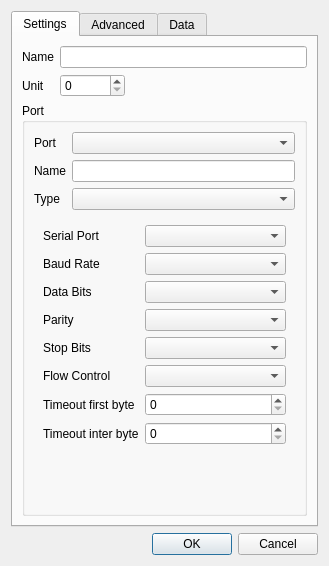
<?xml version="1.0" encoding="UTF-8"?>
<ui version="4.0">
 <class>mbClientDialogDevice</class>
 <widget class="QDialog" name="mbClientDialogDevice">
  <property name="geometry">
   <rect>
    <x>0</x>
    <y>0</y>
    <width>329</width>
    <height>566</height>
   </rect>
  </property>
  <property name="windowTitle">
   <string>Device</string>
  </property>
  <layout class="QVBoxLayout" name="verticalLayout">
   <item>
    <widget class="QTabWidget" name="tabWidget">
     <property name="currentIndex">
      <number>0</number>
     </property>
     <widget class="QWidget" name="tabSettings">
      <attribute name="title">
       <string>Settings</string>
      </attribute>
      <layout class="QGridLayout" name="gridLayout">
       <item row="0" column="0">
        <widget class="QLabel" name="label">
         <property name="text">
          <string>Name</string>
         </property>
        </widget>
       </item>
       <item row="0" column="1">
        <widget class="QLineEdit" name="lnName"/>
       </item>
       <item row="1" column="0">
        <widget class="QLabel" name="label_2">
         <property name="text">
          <string>Unit</string>
         </property>
        </widget>
       </item>
       <item row="1" column="1">
        <layout class="QHBoxLayout" name="horizontalLayout">
         <item>
          <widget class="QSpinBox" name="spUnit">
           <property name="minimumSize">
            <size>
             <width>65</width>
             <height>0</height>
            </size>
           </property>
           <property name="maximum">
            <number>255</number>
           </property>
          </widget>
         </item>
         <item>
          <spacer name="horizontalSpacer">
           <property name="orientation">
            <enum>Qt::Horizontal</enum>
           </property>
           <property name="sizeHint" stdset="0">
            <size>
             <width>40</width>
             <height>20</height>
            </size>
           </property>
          </spacer>
         </item>
        </layout>
       </item>
       <item row="2" column="0" colspan="2">
        <widget class="QGroupBox" name="grPort">
         <property name="title">
          <string>Port</string>
         </property>
         <layout class="QFormLayout" name="formLayout_2">
          <item row="0" column="0">
           <widget class="QLabel" name="label_9">
            <property name="text">
             <string>Port</string>
            </property>
           </widget>
          </item>
          <item row="0" column="1">
           <widget class="QComboBox" name="cmbPort"/>
          </item>
          <item row="1" column="0">
           <widget class="QLabel" name="label_22">
            <property name="text">
             <string>Name</string>
            </property>
           </widget>
          </item>
          <item row="1" column="1">
           <widget class="QLineEdit" name="lnPortName"/>
          </item>
          <item row="2" column="0">
           <widget class="QLabel" name="label_3">
            <property name="text">
             <string>Type</string>
            </property>
           </widget>
          </item>
          <item row="2" column="1">
           <widget class="QComboBox" name="cmbPortType"/>
          </item>
          <item row="3" column="0" colspan="2">
           <widget class="QStackedWidget" name="stackedWidget">
            <property name="enabled">
             <bool>true</bool>
            </property>
            <property name="currentIndex">
             <number>0</number>
            </property>
            <widget class="QWidget" name="pgSerial">
             <layout class="QFormLayout" name="formLayout">
              <item row="0" column="0">
               <widget class="QLabel" name="label_4">
                <property name="text">
                 <string>Serial Port</string>
                </property>
               </widget>
              </item>
              <item row="0" column="1">
               <widget class="QComboBox" name="cmbSerialPortName"/>
              </item>
              <item row="1" column="0">
               <widget class="QLabel" name="label_5">
                <property name="text">
                 <string>Baud Rate</string>
                </property>
               </widget>
              </item>
              <item row="1" column="1">
               <widget class="QComboBox" name="cmbBaudRate"/>
              </item>
              <item row="2" column="0">
               <widget class="QLabel" name="label_6">
                <property name="text">
                 <string>Data Bits</string>
                </property>
               </widget>
              </item>
              <item row="2" column="1">
               <widget class="QComboBox" name="cmbDataBits"/>
              </item>
              <item row="3" column="0">
               <widget class="QLabel" name="label_7">
                <property name="text">
                 <string>Parity</string>
                </property>
               </widget>
              </item>
              <item row="3" column="1">
               <widget class="QComboBox" name="cmbParity"/>
              </item>
              <item row="4" column="0">
               <widget class="QLabel" name="label_8">
                <property name="text">
                 <string>Stop Bits</string>
                </property>
               </widget>
              </item>
              <item row="4" column="1">
               <widget class="QComboBox" name="cmbStopBits"/>
              </item>
              <item row="5" column="0">
               <widget class="QLabel" name="label_12">
                <property name="text">
                 <string>Flow Control</string>
                </property>
               </widget>
              </item>
              <item row="5" column="1">
               <widget class="QComboBox" name="cmbFlowControl"/>
              </item>
              <item row="6" column="0">
               <widget class="QLabel" name="label_24">
                <property name="text">
                 <string>Timeout first byte</string>
                </property>
               </widget>
              </item>
              <item row="6" column="1">
               <widget class="QSpinBox" name="spTimeoutFB"/>
              </item>
              <item row="7" column="0">
               <widget class="QLabel" name="label_23">
                <property name="text">
                 <string>Timeout inter byte</string>
                </property>
               </widget>
              </item>
              <item row="7" column="1">
               <widget class="QSpinBox" name="spTimeoutIB"/>
              </item>
              <item row="10" column="1">
               <spacer name="verticalSpacer_2">
                <property name="orientation">
                 <enum>Qt::Vertical</enum>
                </property>
                <property name="sizeHint" stdset="0">
                 <size>
                  <width>20</width>
                  <height>40</height>
                 </size>
                </property>
               </spacer>
              </item>
             </layout>
            </widget>
            <widget class="QWidget" name="pgTCP">
             <layout class="QFormLayout" name="formLayout_3">
              <item row="0" column="0">
               <widget class="QLabel" name="label_10">
                <property name="text">
                 <string>Host</string>
                </property>
               </widget>
              </item>
              <item row="0" column="1">
               <widget class="QLineEdit" name="lnHost"/>
              </item>
              <item row="1" column="0">
               <widget class="QLabel" name="label_11">
                <property name="text">
                 <string>Port</string>
                </property>
               </widget>
              </item>
              <item row="1" column="1">
               <widget class="QSpinBox" name="spPort">
                <property name="maximum">
                 <number>65535</number>
                </property>
               </widget>
              </item>
              <item row="2" column="0">
               <widget class="QLabel" name="label_27">
                <property name="text">
                 <string>Timeout</string>
                </property>
               </widget>
              </item>
              <item row="2" column="1">
               <widget class="QSpinBox" name="spTimeout">
                <property name="maximum">
                 <number>65535</number>
                </property>
               </widget>
              </item>
             </layout>
            </widget>
           </widget>
          </item>
         </layout>
        </widget>
       </item>
      </layout>
     </widget>
     <widget class="QWidget" name="tabAdvanced">
      <attribute name="title">
       <string>Advanced</string>
      </attribute>
      <layout class="QVBoxLayout" name="verticalLayout_3">
       <item>
        <widget class="QGroupBox" name="grMaxFrameLength">
         <property name="title">
          <string>Maximum Message Size</string>
         </property>
         <layout class="QFormLayout" name="formLayout_5">
          <item row="0" column="0">
           <widget class="QLabel" name="label_16">
            <property name="text">
             <string>Read Coils</string>
            </property>
           </widget>
          </item>
          <item row="0" column="1">
           <widget class="QSpinBox" name="spMaxReadCoils"/>
          </item>
          <item row="1" column="0">
           <widget class="QLabel" name="label_17">
            <property name="text">
             <string>Read Discrete Inputs</string>
            </property>
           </widget>
          </item>
          <item row="1" column="1">
           <widget class="QSpinBox" name="spMaxReadDiscreteInputs"/>
          </item>
          <item row="2" column="0">
           <widget class="QLabel" name="label_18">
            <property name="text">
             <string>Read Holding Registers</string>
            </property>
           </widget>
          </item>
          <item row="2" column="1">
           <widget class="QSpinBox" name="spMaxReadHoldingRegisters"/>
          </item>
          <item row="3" column="0">
           <widget class="QLabel" name="label_19">
            <property name="text">
             <string>Read Input Registers</string>
            </property>
           </widget>
          </item>
          <item row="3" column="1">
           <widget class="QSpinBox" name="spMaxReadInputRegisters"/>
          </item>
          <item row="4" column="0">
           <widget class="QLabel" name="label_25">
            <property name="text">
             <string>Write Multiple Coils</string>
            </property>
           </widget>
          </item>
          <item row="4" column="1">
           <widget class="QSpinBox" name="spMaxWriteMultipleCoils"/>
          </item>
          <item row="5" column="1">
           <widget class="QSpinBox" name="spMaxWriteMultipleRegisters"/>
          </item>
          <item row="5" column="0">
           <widget class="QLabel" name="label_26">
            <property name="text">
             <string>Write Multiple Registers</string>
            </property>
           </widget>
          </item>
         </layout>
        </widget>
       </item>
       <item>
        <widget class="QGroupBox" name="groupBox">
         <property name="title">
          <string>Write Functions</string>
         </property>
         <layout class="QFormLayout" name="formLayout_6">
          <item row="0" column="0">
           <widget class="QLabel" name="label_30">
            <property name="text">
             <string>Single Coil</string>
            </property>
           </widget>
          </item>
          <item row="0" column="1">
           <widget class="QComboBox" name="cmbFuncWriteSingleCoil"/>
          </item>
          <item row="1" column="0">
           <widget class="QLabel" name="label_29">
            <property name="text">
             <string>Single Register</string>
            </property>
           </widget>
          </item>
          <item row="1" column="1">
           <widget class="QComboBox" name="cmbFuncWriteSingleRegister"/>
          </item>
         </layout>
        </widget>
       </item>
       <item>
        <spacer name="verticalSpacer">
         <property name="orientation">
          <enum>Qt::Vertical</enum>
         </property>
         <property name="sizeHint" stdset="0">
          <size>
           <width>20</width>
           <height>40</height>
          </size>
         </property>
        </spacer>
       </item>
      </layout>
     </widget>
     <widget class="QWidget" name="tabData">
      <attribute name="title">
       <string>Data</string>
      </attribute>
      <layout class="QVBoxLayout" name="verticalLayout_2">
       <item>
        <layout class="QHBoxLayout" name="horizontalLayout_4">
         <item>
          <widget class="QLabel" name="label_28">
           <property name="text">
            <string>Swap bytes</string>
           </property>
          </widget>
         </item>
         <item>
          <widget class="QComboBox" name="cmbSwapBytes"/>
         </item>
        </layout>
       </item>
       <item>
        <layout class="QHBoxLayout" name="horizontalLayout_3">
         <item>
          <widget class="QLabel" name="label_13">
           <property name="text">
            <string>Register order</string>
           </property>
          </widget>
         </item>
         <item>
          <widget class="QComboBox" name="cmbRegisterOrder"/>
         </item>
        </layout>
       </item>
       <item>
        <widget class="QGroupBox" name="grByteArray">
         <property name="title">
          <string>Byte Array</string>
         </property>
         <layout class="QFormLayout" name="formLayout_7">
          <item row="0" column="0">
           <widget class="QLabel" name="label_20">
            <property name="text">
             <string>Format</string>
            </property>
           </widget>
          </item>
          <item row="0" column="1">
           <widget class="QComboBox" name="cmbByteArrayFormat"/>
          </item>
          <item row="1" column="0">
           <widget class="QLabel" name="label_21">
            <property name="text">
             <string>Separator</string>
            </property>
           </widget>
          </item>
          <item row="1" column="1">
           <widget class="QLineEdit" name="lnByteArraySeparator"/>
          </item>
         </layout>
        </widget>
       </item>
       <item>
        <widget class="QGroupBox" name="grString">
         <property name="title">
          <string>String</string>
         </property>
         <layout class="QFormLayout" name="formLayout_4">
          <item row="1" column="0">
           <widget class="QLabel" name="label_15">
            <property name="text">
             <string>Length type</string>
            </property>
           </widget>
          </item>
          <item row="1" column="1">
           <widget class="QComboBox" name="cmbStringLengthType"/>
          </item>
          <item row="3" column="1">
           <widget class="QComboBox" name="cmbStringEncoding"/>
          </item>
          <item row="3" column="0">
           <widget class="QLabel" name="label_14">
            <property name="text">
             <string>Encoding</string>
            </property>
           </widget>
          </item>
         </layout>
        </widget>
       </item>
       <item>
        <spacer name="verticalSpacer_3">
         <property name="orientation">
          <enum>Qt::Vertical</enum>
         </property>
         <property name="sizeHint" stdset="0">
          <size>
           <width>20</width>
           <height>40</height>
          </size>
         </property>
        </spacer>
       </item>
      </layout>
     </widget>
    </widget>
   </item>
   <item>
    <widget class="QDialogButtonBox" name="buttonBox">
     <property name="orientation">
      <enum>Qt::Horizontal</enum>
     </property>
     <property name="standardButtons">
      <set>QDialogButtonBox::Cancel|QDialogButtonBox::Ok</set>
     </property>
    </widget>
   </item>
  </layout>
 </widget>
 <resources/>
 <connections>
  <connection>
   <sender>buttonBox</sender>
   <signal>accepted()</signal>
   <receiver>mbClientDialogDevice</receiver>
   <slot>accept()</slot>
   <hints>
    <hint type="sourcelabel">
     <x>254</x>
     <y>341</y>
    </hint>
    <hint type="destinationlabel">
     <x>157</x>
     <y>274</y>
    </hint>
   </hints>
  </connection>
  <connection>
   <sender>buttonBox</sender>
   <signal>rejected()</signal>
   <receiver>mbClientDialogDevice</receiver>
   <slot>reject()</slot>
   <hints>
    <hint type="sourcelabel">
     <x>254</x>
     <y>341</y>
    </hint>
    <hint type="destinationlabel">
     <x>286</x>
     <y>274</y>
    </hint>
   </hints>
  </connection>
 </connections>
</ui>
